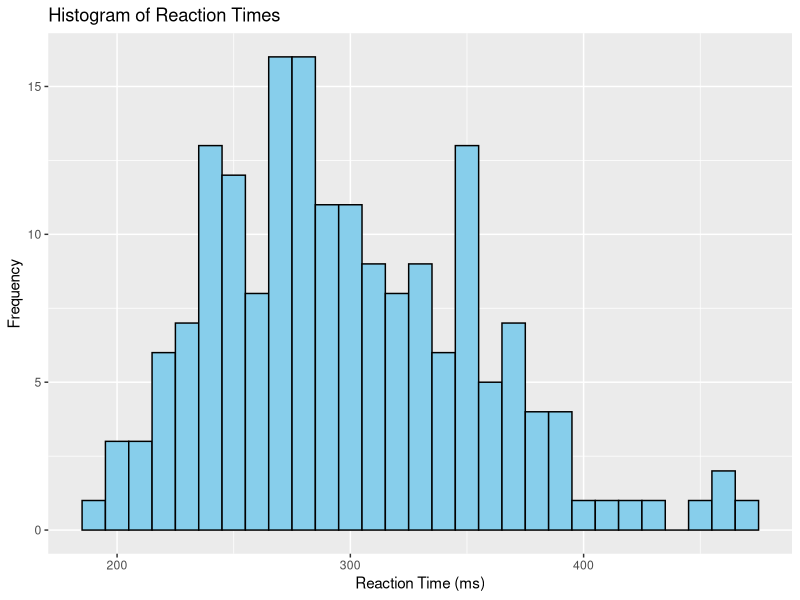
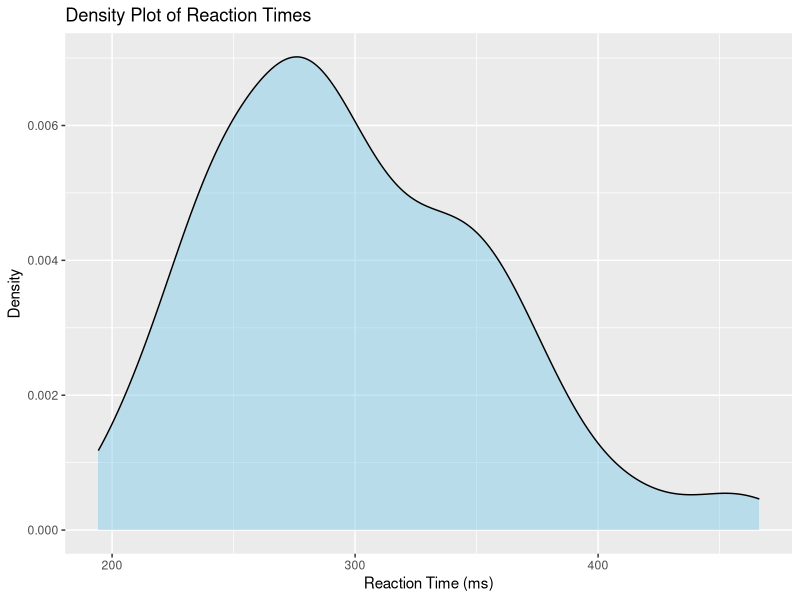
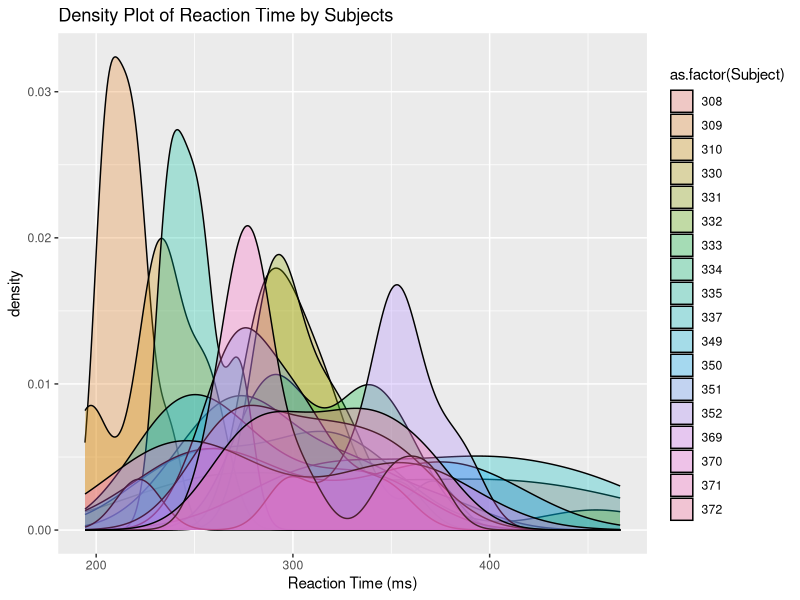
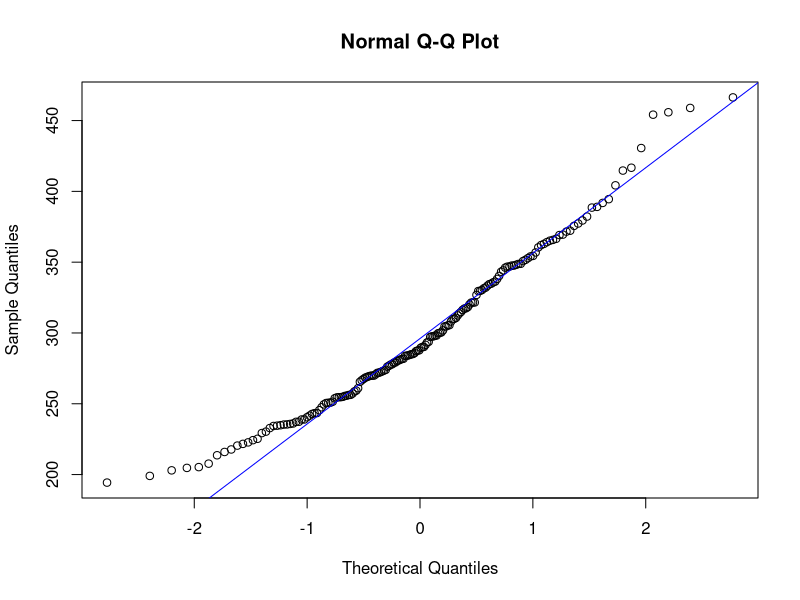
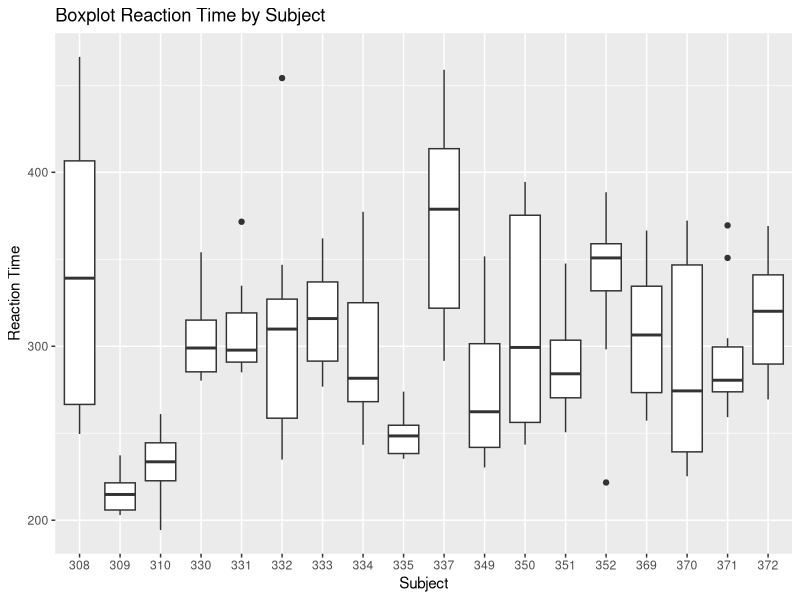
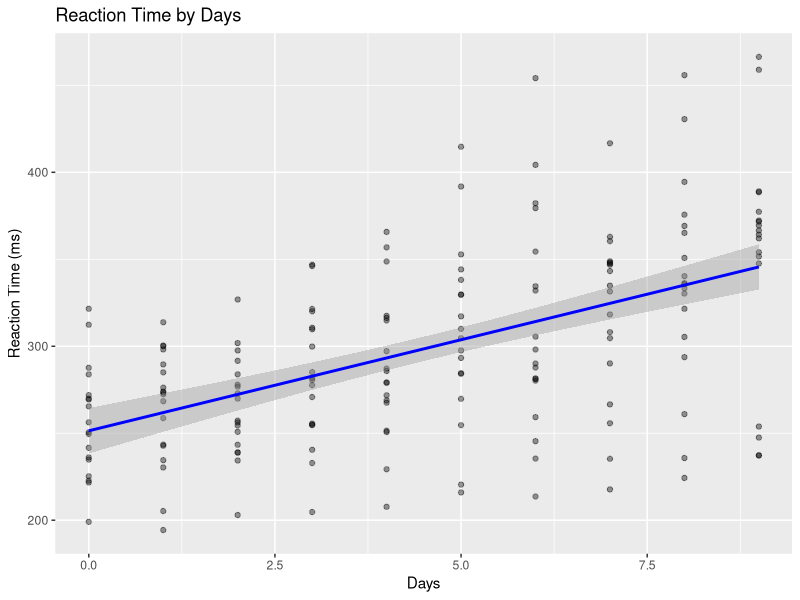
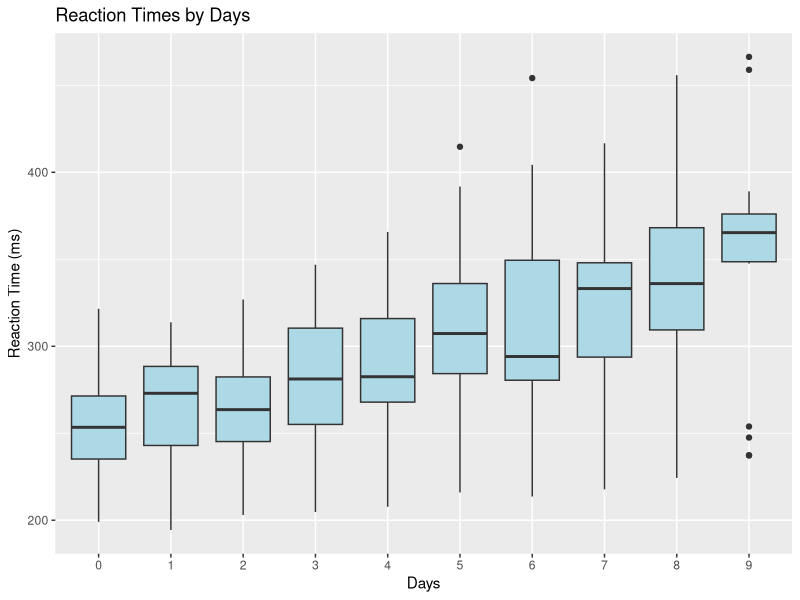
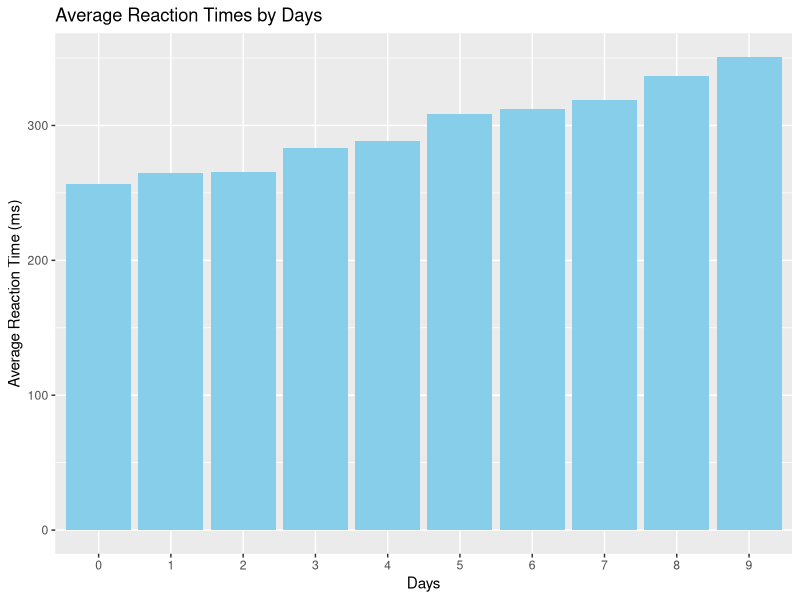

R code for these plots, in order:
#Week 07 - MC1-M231 - Programming, Data Science and Statistics 3

#Objective: Applying the understanding of Mixed effect Model by performing a comprehensive analysis on a real-world dataset using R.


# Tasks
# 1. Data Exploration.
#   a. Load the "sleepstudy" dataset.
#   b. Explore the structure of the dataset.
#   c. Visualize the data using appropriate plots to understand the distribution and relationships.
# 2. Descriptive Statistics.
#   a. Compute and report summary statistics for the key variables.
#   b. Create visualizations (e.g., histograms, boxplots) to better understand the distribution of reaction times over different days.
# 3. Fit an adequate Model(s).
# 4. Interpret the results.
# 5. Residual Analysis

########################
###1. Data Exploration##
########################

#(A): Loading the relevant library and the "sleepstudy" dataset

#Loading the relevant library
library(Matrix)
library(lme4)
library(tidyverse)

#Loading the dataset
data("sleepstudy")

#(B): Expolring the dataset content
#exploring the inbuilt detailed information of the dataset in R
?sleepstudy

#Exploring the content of the dataset using view function from tidyverse
view(sleepstudy)

#Checking the data structure of the dataset
str(sleepstudy)

#Exploring the overall summary statistics of the dataset
summary(sleepstudy)

#(C):Visualization of the dataset to understand the distribution
#A histogram plot to understand the frequency distribution of the reaction time 
sleepstudy %>% ggplot(aes(x = Reaction)) +
  geom_histogram(binwidth = 10, fill = "skyblue", color = "black") +
  labs(title = "Histogram of Reaction Times", x = "Reaction Time (ms)", y = "Frequency")

#A density plot to better understand the histogram by showing the plateau of the reaction time
sleepstudy %>% ggplot(aes(x = Reaction)) +
  geom_density(fill = "skyblue", alpha = 0.5) +
  labs(title = "Density Plot of Reaction Times", x = "Reaction Time (ms)", y = "Density")

#A density plot of reaction time of each subject to understand the variation in their distribution
sleepstudy %>%ggplot(aes(x = Reaction, fill = as.factor(Subject))) +
  geom_density(alpha = 0.3) +
  labs(title = "Density Plot of Reaction Time by Subjects", x = "Reaction Time (ms)", y = "density")

#checking the normality of the data (reaction time) using qqnorm
qqnorm(sleepstudy$Reaction)
qqline(sleepstudy$Reaction, col = "blue")

#A Boxplot of reaction time variability accross the 18 Subject, to understand the subject with the highest and lowest reaction time
sleepstudy %>% ggplot(aes(x = factor(Subject), y = Reaction)) +
  geom_boxplot() +
  labs(title = "Boxplot Reaction Time by Subject", x = "Subject", y = "Reaction Time")

##############################
###2. Descriptive Statistics##
##############################

#(A):Computing the summary statistics of the key variables 

#The key variable in the dataset is "Reaction", which represent the reaction time. The summary statistics is below.

#Checking for NA before computing the summary statistics
anyNA(sleepstudy)

#Computing the summary statistics of the reaction time.
summary(sleepstudy$Reaction)

#Computing the Summary statistics of Reaction Time grouped by Days
summary_stats_per_day <- sleepstudy %>%
  group_by(Days) %>%
  summarise(
    Mean = mean(Reaction),        
    Median = median(Reaction),    
    SD = sd(Reaction),             
    Min = min(Reaction),           
    Max = max(Reaction),           
    Count = n()                                  
  )

print(summary_stats_per_day)
as_tibble(summary_stats_per_day)

#Computing the Summary statistics of Reaction Time grouped by Subject
summary_stats_per_subject <- sleepstudy %>%
  group_by(Subject) %>%
  summarise(
    Mean = mean(Reaction),        
    Median = median(Reaction),    
    SD = sd(Reaction),             
    Min = min(Reaction),           
    Max = max(Reaction),           
    Count = n()                                  
  )

print(summary_stats_per_subject)
as_tibble(summary_stats_per_subject)

#Calculating the average reaction time for each day of the study
avg_reaction <- sleepstudy %>%
  group_by(Days) %>%
  summarize(avg_reaction = round(mean(Reaction), 2))

print(avg_reaction)

#(B): Visualization for understanding the relationship between reaction time over different days.

#A Scatter plot of Reaction time over different Days of the study, showing the reaction time is increasing as participants are deprived of sleep.
?geom_smooth
sleepstudy %>% ggplot(aes(x = Days, y = Reaction)) +
  geom_point(alpha = 0.4) +
  geom_smooth(method = "lm", color = "blue") +
  labs(title = "Reaction Time by Days", x = "Days", y = "Reaction Time (ms)")

#A Boxplot of reaction time over different days of the study showing the variability of the median for each day despite the increasing nature of the reaction time.
sleepstudy %>% ggplot(aes(x = factor(Days), y = Reaction)) +
  geom_boxplot(fill = "lightblue") +
  labs(title = "Reaction Times by Days",
       x = "Days", y = "Reaction Time (ms)")

#A histogram plot of the average reaction time per day showing the increasing or decreasing reaction times across different days of the study
avg_reaction %>% ggplot(aes(x = factor(Days), y = avg_reaction)) +
  geom_bar(stat = "identity", fill = "skyblue") +
  labs(title = "Average Reaction Times by Days",
       x = "Days", y = "Average Reaction Time (ms)")

#A line plot to better demonstrate the increasing or decreasing characteristics of average reaction times across different days throughout the study
avg_reaction %>% ggplot(aes(x = Days, y = avg_reaction)) +
  geom_line(color = "blue") +
  geom_point(color = "red") +
  labs(title = " Line Plot Average Reaction Times by Days",
       x = "Days", y = "Average Reaction Time (ms)")

#A density plot of reaction time of the participant for each day
sleepstudy %>%ggplot(aes(x = Reaction, fill = as.factor(Days))) +
  geom_density(alpha = 0.3) +
  labs(title = "Density Plot of Reaction Time by Days", x = "Reaction Time (ms)", y = "density")

#################################
###3. Fitting an adequate model##
#################################

#removing the data-point of the first two days, because it was observed from the study (Belenky et. al, 2003) that the effect of the study was sleep deprivation was noticeable from the third day. Hence the datapoint for the first three days of the study was removed.
filtered_sleepstudy <- sleepstudy %>%
  filter(Days > 2)

view(filtered_sleepstudy)

#plotting the model
model_sleepstudy <- lmer(Reaction ~ Days + (1| Subject), data = filtered_sleepstudy)

summary(model_sleepstudy)

#############################
###4. Interpret the results##
#############################

#The coefficient from the fixed Effect for Days represents the change in reaction time for each additional day of sleep deprivation.

#Random Effect (Subject): The random effect (REML estimate) shows how much individual variability affects reaction time, independent of the number of "days of sleep deprivation".

#The model estimated baseline for the average reaction time is 247.702 ms for the Day 3, which is our reference level and for each additional day of sleep deprivation, there is an estimated increase in reaction time of about 11.063 milliseconds.

#########################
###5. Residual Analysis##
#########################

#The residual analysis aimed to check how well the model fit the data and also the assumption that must be fulfilled by the model

#computing the residual values from the model
res <- residuals(model_sleepstudy)

#A Plot of the residuals to check if the model fit
plot(residuals(model_sleepstudy), main = "Residuals of Model")

#Checking for normality of the residuals to observe if our model has not violated the assumption
par(mfrow = c(1, 2))
hist(res)
qqnorm(res)
qqline(res)

#A histogram of the residuals to visualize the normality, more boldly.
data.frame(residuals = resid(model_sleepstudy)) %>% ggplot(aes(x = residuals)) +
  geom_histogram(binwidth = 5, fill = "skyblue", color = "black") +
  labs(title = "Histogram of Residuals", x = "Residuals", y = "Frequency")

#checking for homoscedasticity, if there is constant variance of the residuals 
plot(fitted(model_sleepstudy), res)
